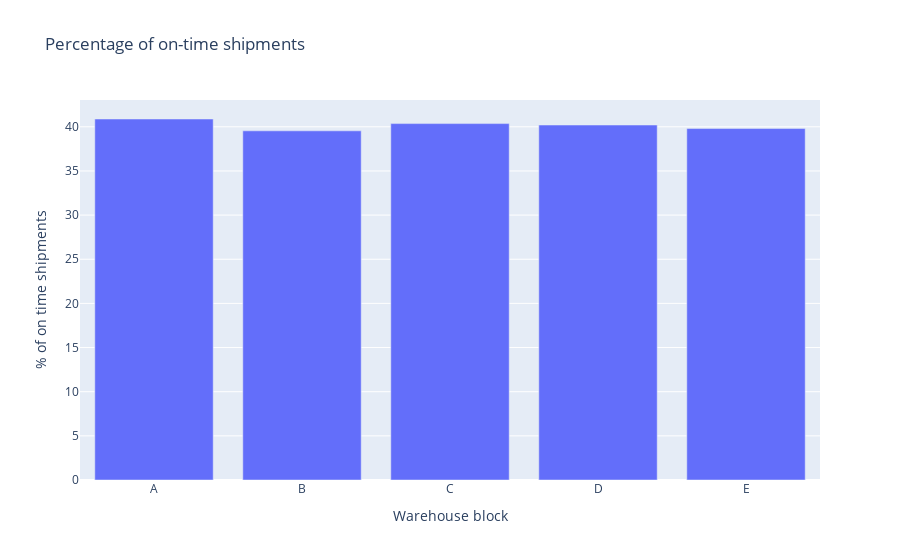

Notebook code for this chart:
### Code cell
trace2=go.Bar(x=['A','B','C','D','E','F'],y=[(592/1448)*100,(588/1487)*100,(578/1432)*100,(601/1495)*100,(1169/2937)*100])
trans_bar=[trace2]
layout=dict(title='Percentage of on-time shipments',xaxis=dict(title='Warehouse block'),yaxis=dict(title='% of on time shipments'),barmode='stack')
fig=dict(data=trans_bar,layout=layout)
offline.iplot(fig)

### Figure 1 — Plotly figure (JSON) as saved in the notebook; plotly's stock layout.template omitted (floating-point values rounded to 4 significant figures)
{"data": [{"type": "bar", "x": ["A", "B", "C", "D", "E", "F"], "y": [40.88, 39.54, 40.36, 40.2, 39.8]}], "layout": {"barmode": "stack", "title": {"text": "Percentage of on-time shipments"}, "xaxis": {"title": {"text": "Warehouse block"}, "type": "category", "range": [-0.5, 4.5], "autorange": true}, "yaxis": {"title": {"text": "% of on time shipments"}, "type": "linear", "range": [0, 43.04], "autorange": true}, "autosize": true}}
